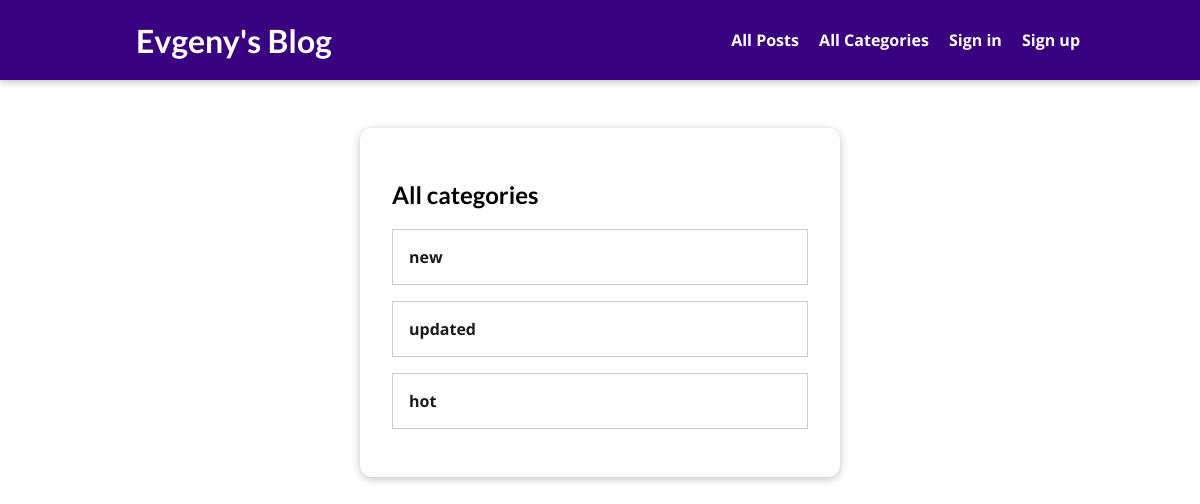
The page /categories/ on the database as committed earlier.
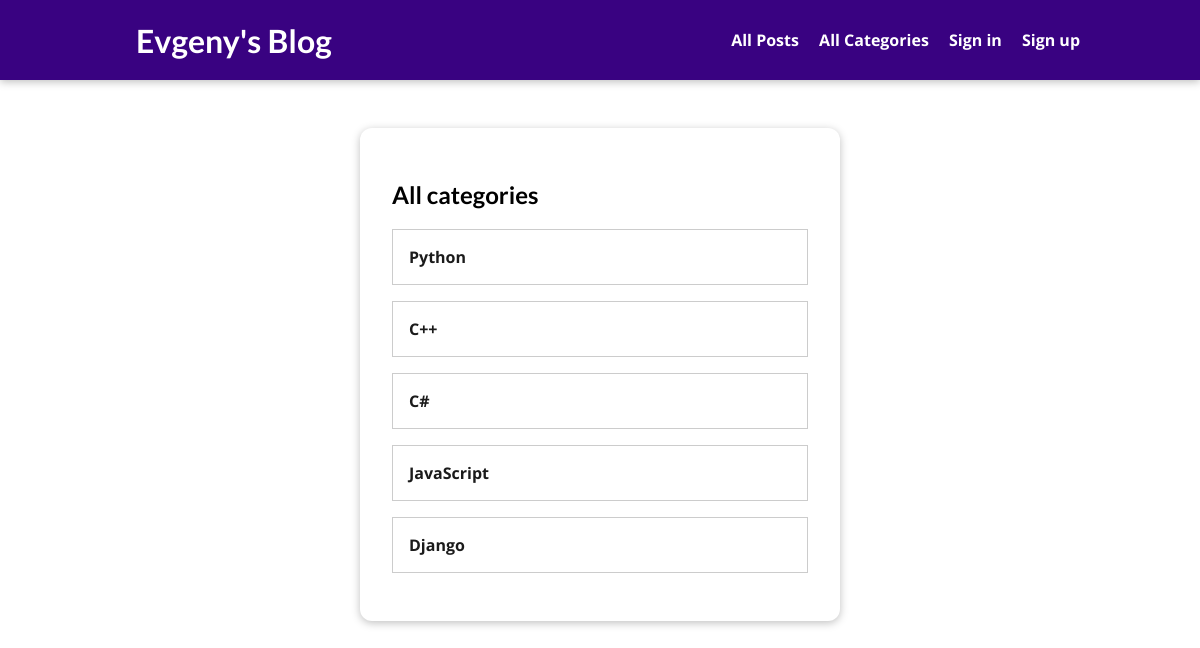
The same page on the database as committed later.
### blog/models.py (models this page shows, shortened)
class Tag(models.Model):
    caption = models.CharField(max_length=10)
    slug = models.SlugField(unique=True, null=True)

### blog/views.py (the view)
# urls.py: path('categories/', views.CategoriesView.as_view(), name='categories-page'),
class CategoriesView(ListView):
    template_name = 'blog/categories.html'
    model = Tag
    context_object_name = 'tags'

### blog/templates/blog/categories.html (shortened to what this page needs)
{% extends 'base.html' %}
{% load static %}
{% block css_files %}
  <link rel="stylesheet" href="{% static 'blog/categories.css' %}">
{% endblock %}
{% block content %}
  <section id="stored-posts">
    <h2>All categories</h2>
    <ul>
      {% for tag in tags %}
        <li>
          <a href="{% url 'category-page' tag.slug %}">
            {{ tag.caption }}
          </a>
        </li>
      {% endfor %}
    </ul>
  </section>
{% endblock %}

Rows that differ between the two databases and show on the page:
added Tag: caption "Python"
changed Tag (number 2 of 5 on the later page): caption "new" → "C++"
changed Tag (number 3 of 5 on the later page): caption "updated" → "C#"
changed Tag: caption "hot" → "JavaScript"
added Tag: caption "Django"
